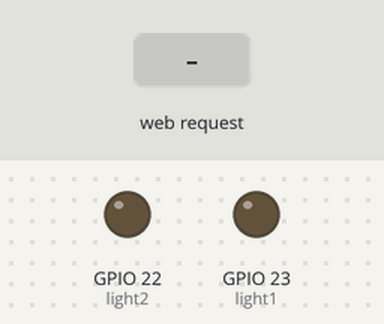
Bench run of a sketch on a simulated ESP32. On the bench: output pins drawn as LEDs (lit = HIGH). Inputs (shaded band) come from the test bench. WiFi joins after 1.5 s; servers stay silent unless stated; what the sketch prints to the serial monitor is not drawn.

Above: at 2.7 s.
2.8 s: HTTP request GET /light/1/1 received
At 4.0 s:
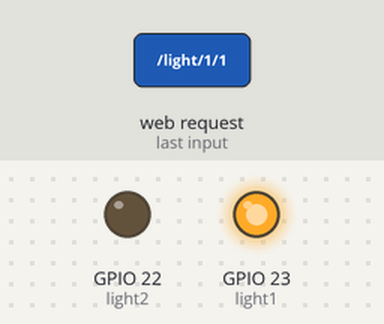
4.3 s: HTTP request GET /light/2/1 received
At 5.2 s:
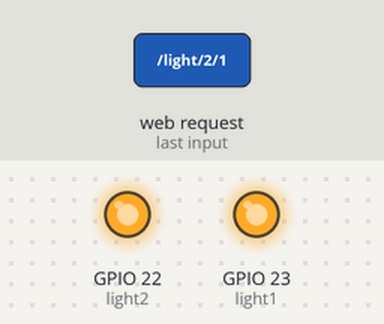
5.8 s: HTTP request GET /light/1/0 received
At 6.4 s:
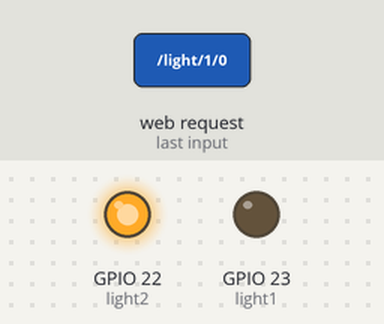
7.3 s: HTTP request GET /light/2/0 received
At 8.7 s:
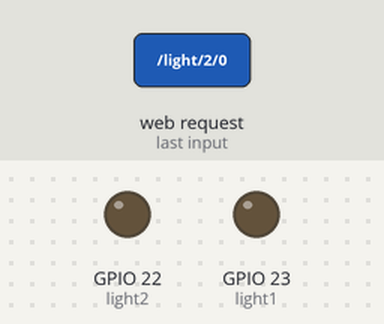
Timing chart, 0 to 9.8 s (numbered marks = the images above; inputs shaded):
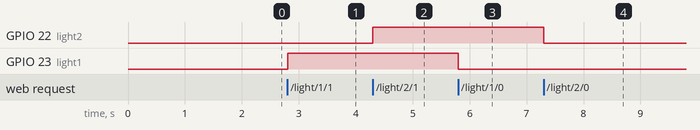

The sketch:

server.ino
```cpp
/*
 * ESP32 wifi Server to control multiple loads controlled by other esp32s
 * via Server-Client relationship.
 *
 * ip/light/1/0 - light 1 off
 * ip/light/1/1- light 1 on
 *
 * ip/light/2/0 - light 2 off
 * ip/light/2/1 - light 2 on
 *
 * author: ashraf minhaj
 * mail  : ashraf_minhaj@yahoo.com
*/


#include <WiFi.h>


const char* ssid = "wifi name";
const char* password = "password";

// define light pins
int light1 = 23;
int light2 = 22;

// state vars
int val1;
int val2;

// Create an instance of the server
// specify the port to listen on as an argument
WiFiServer server(80);


void setup() {
  Serial.begin(115200);
  delay(10);


  // prepare GPIO2
  pinMode(light1, OUTPUT);
  pinMode(light2, OUTPUT);

  digitalWrite(light1, 0);
  digitalWrite(light2, 0);

  // Connect to WiFi network
  Serial.println();
  Serial.println();
  Serial.print("Connecting to ");
  Serial.println(ssid);


  WiFi.mode(WIFI_STA);
  WiFi.begin(ssid, password);


  while (WiFi.status() != WL_CONNECTED) {
    delay(500);
    Serial.print(".");
    }
  Serial.println("");
  Serial.println("WiFi connected");


  // Start the server
  server.begin();
  Serial.println("Server started");


  // Print the IP address
  Serial.println(WiFi.localIP());
}


void loop() {
  // Check if a client has connected
  WiFiClient client = server.available();
  if (!client) {
    return;
  }


  // Wait until the client sends some data
  Serial.println("new client");
  while (!client.available()) {
    delay(1);
  }


  // Read the first line of the request
  String req = client.readStringUntil('\r');
  Serial.println(req);
  client.flush();


  // Match the request
  if (req.indexOf("/light/1/0") != -1) {
    val1 = 0;
    }
    else if (req.indexOf("/light/1/1") != -1) {
      val1 = 1;
      }
      else if (req.indexOf("/light/2/0") != -1) {
        val2 = 0;
        }
        else if (req.indexOf("/light/2/1") != -1) {
          val2 = 1;
          }
          else {
            Serial.println("invalid request");
            client.stop();
            return;
            }


  // Set GPIO according to the requests
  digitalWrite(light1, val1);
  digitalWrite(light2, val2);

  client.flush();

//  // Prepare the response
//  String s = "HTTP/1.1 200 OK\r\nContent-Type: text/html\r\n\r\n\r\n\r\nLight is now ";
//  s += (val1) ? "high" : "low";
//  s += (val2) ? "high" : "low";
//  s += "\n";

  // Send the response to the client
  client.print("<h1>Yo boy</h1>");
  delay(1);
  Serial.println("Client disonnected");


  // The client will actually be disconnected
  // when the function returns and 'client' object is detroyed
}
```

Measured:
- after the input at 2.8 s, GPIO 23 (light1): LOW → HIGH at once
- after the input at 4.3 s, GPIO 22 (light2): LOW → HIGH at once
- after the input at 5.8 s, GPIO 23 (light1): HIGH → LOW at once
- after the input at 7.3 s, GPIO 22 (light2): HIGH → LOW at once
